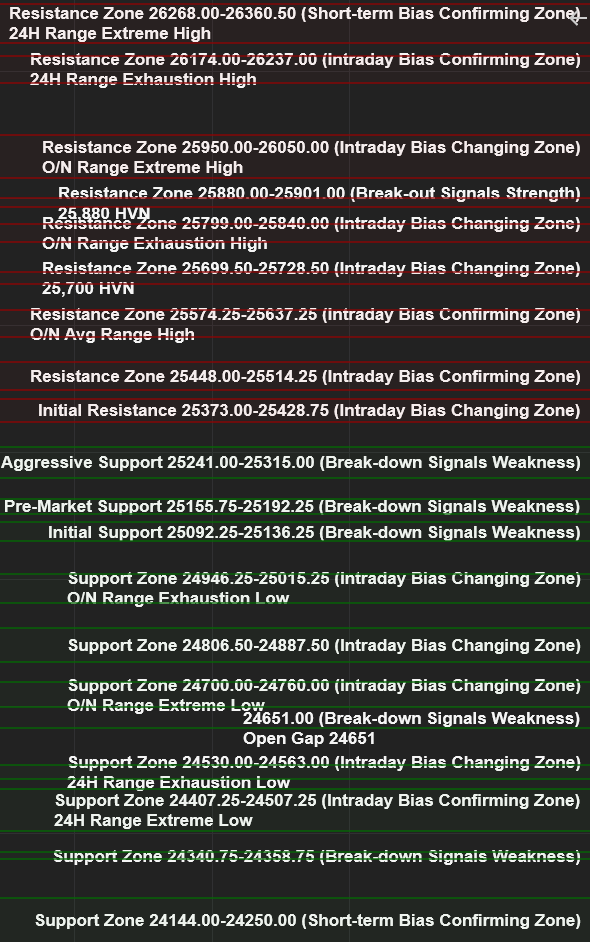
#> input picture 2026-02-10_08-53-49-0000.png, 590 x 942 px
$ python extract_zones.py 2026-02-10_08-53-49-0000.png
#> lines starting #> are read from the running program, lines starting #| are printed output that depends on the picture; after the words box and inside, x2 and y2 are one past the last pixel; in counts of white or black regions, pixels touching at a corner belong together
#!/usr/bin/env python3
"""Extract white text zone labels from a stock chart PNG image."""

import re
import sys

import cv2
import numpy as np
import pytesseract
from PIL import Image


def extract_zones(image_path: str) -> list[str]:
    """Extract white text lines from a stock chart image.

    Preprocesses the image to isolate white/near-white text, then uses
    Tesseract OCR to read the text. Works with both full chart screenshots
    and cropped text-only images.
    """
#> called with image_path = '2026-02-10_08-53-49-0000.png'
    img = cv2.imread(image_path)
#> img is the input picture: shape (942, 590, 3); mean B, G, R 56.4, 60.4, 61.6
    if img is None:
        raise FileNotFoundError(f"Could not load image: {image_path}")

    h, w = img.shape[:2]
#> h = 942; w = 590

    # Isolate white text: high brightness, low saturation
    hsv = cv2.cvtColor(img, cv2.COLOR_BGR2HSV)
#> hsv: shape (942, 590, 3); mean H, S, V 18.8, 30.8, 65.7
    val = hsv[:, :, 2]
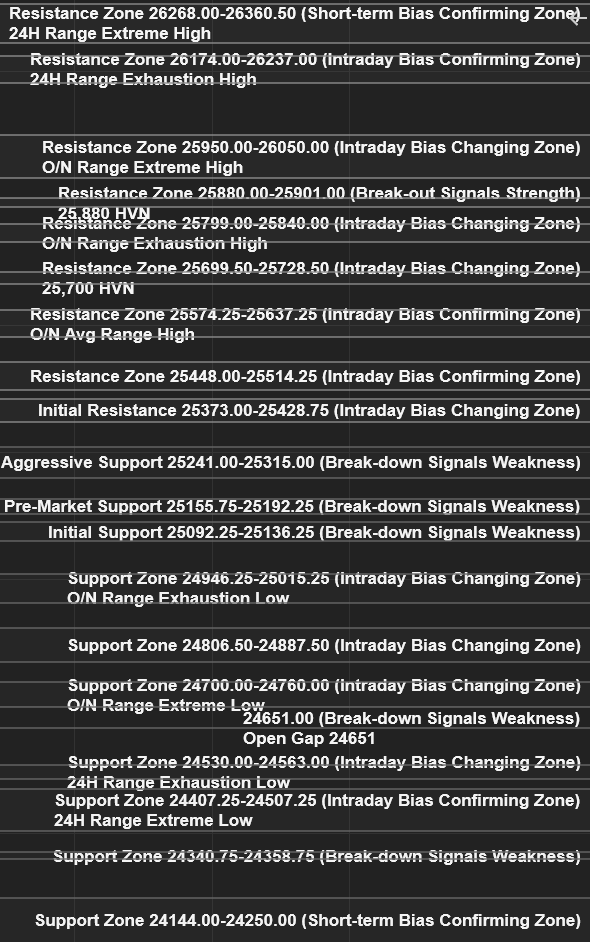
#> val: shape (942, 590); min 34, max 245, mean 65.7
    sat = hsv[:, :, 1]
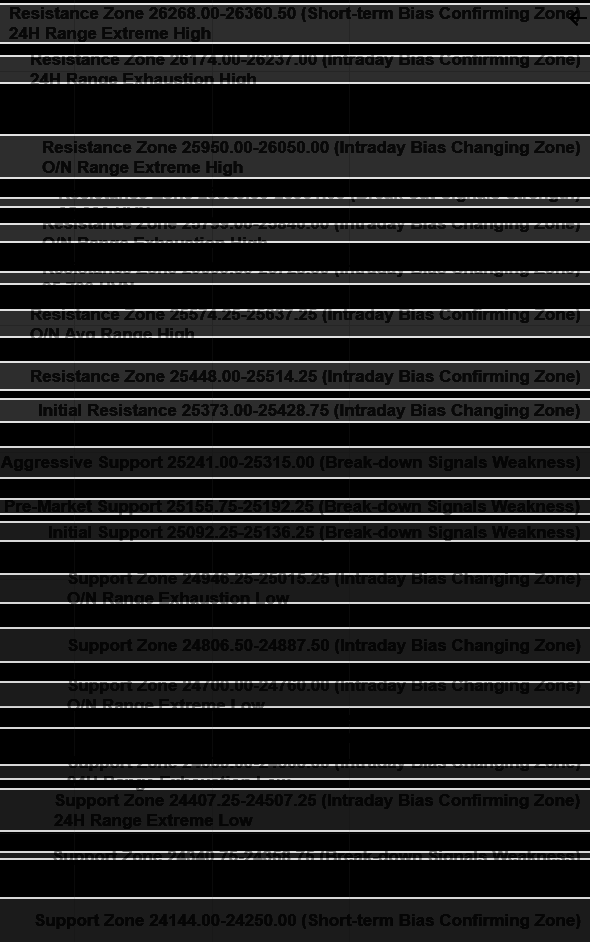
#> sat: shape (942, 590); min 0, max 225, mean 30.8

    # Use high brightness threshold for clean text extraction
    white_mask = ((val > 200) & (sat < 40)).astype(np.uint8) * 255
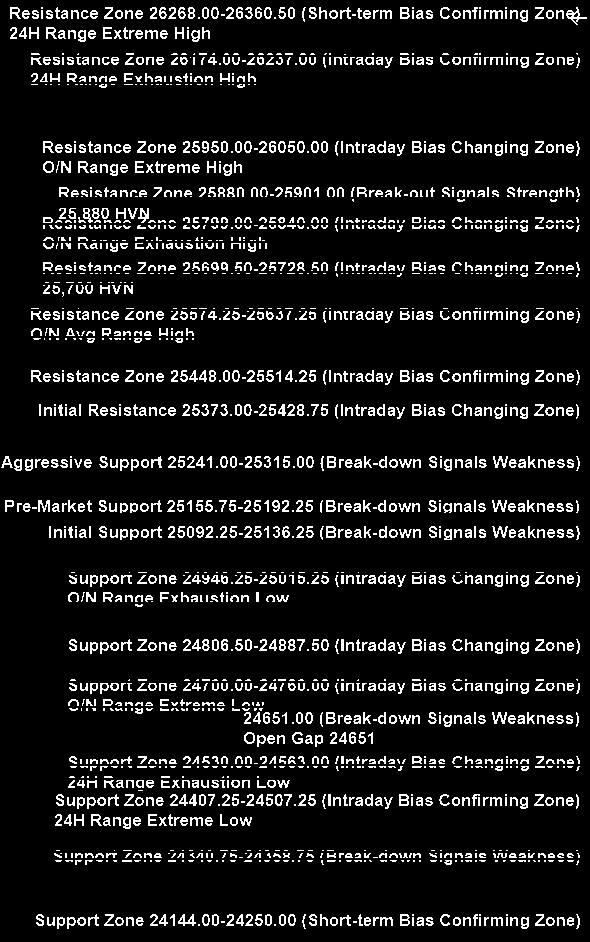
#> white_mask: shape (942, 590); 9.5% white in thin lines or dots

    # Remove horizontal grid lines
    horiz_kernel = cv2.getStructuringElement(cv2.MORPH_RECT, (60, 1))
    horiz_lines = cv2.morphologyEx(white_mask, cv2.MORPH_OPEN, horiz_kernel)
#> horiz_lines: shape (942, 590); every value is 0
    white_mask = cv2.subtract(white_mask, horiz_lines)

    # Remove vertical lines
    vert_kernel = cv2.getStructuringElement(cv2.MORPH_RECT, (1, 25))
    vert_lines = cv2.morphologyEx(white_mask, cv2.MORPH_OPEN, vert_kernel)
    white_mask = cv2.subtract(white_mask, vert_lines)

    # Adaptive crop: only crop if image is a full chart (wide aspect ratio)
    if w > 1000:
        # Full chart screenshot - crop to text region on the right
        x_start = int(w * 0.50)
        x_end = int(w * 0.96)
        y_start = int(h * 0.01)
        y_end = int(h * 0.96)
        region = white_mask[y_start:y_end, x_start:x_end]
    else:
        # Already cropped to text - use full image
        region = white_mask

    rh, rw = region.shape
#> rh = 942; rw = 590

    # Scale up for better OCR accuracy
    scale = 4
    scaled = cv2.resize(region, (rw * scale, rh * scale), interpolation=cv2.INTER_CUBIC)
    _, scaled = cv2.threshold(scaled, 127, 255, cv2.THRESH_BINARY)
#> scaled: shape (3768, 2360); 9.5% white; 1947 white regions (9 under 20 px), largest, box (x1, y1, x2, y2) and area: (2264, 28, 2348, 100) 1937, (712, 3656, 784, 3704) 1585, (1968, 2000, 2028, 2048) 1420

    # Add padding
    pad = 50
    padded = np.zeros(
        (scaled.shape[0] + 2 * pad, scaled.shape[1] + 2 * pad), dtype=np.uint8
    )
    padded[pad : pad + scaled.shape[0], pad : pad + scaled.shape[1]] = scaled
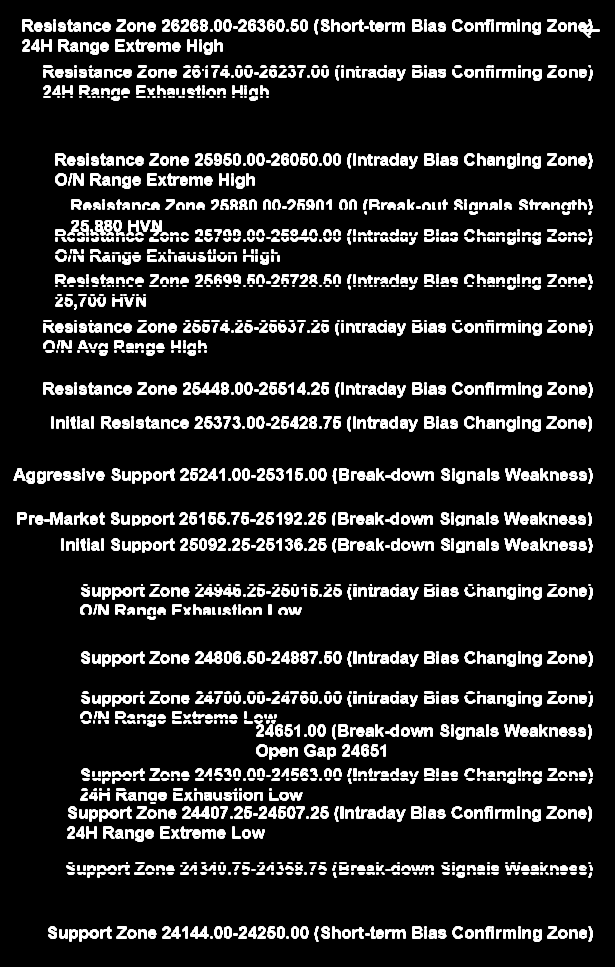
#> padded: shape (3868, 2460) (shown at 1/4 size); 8.9% white; 1947 white regions (9 under 20 px), largest, box (x1, y1, x2, y2) and area: (2314, 78, 2398, 150) 1937, (762, 3706, 834, 3754) 1585, (2018, 2050, 2078, 2098) 1420

    # Invert for Tesseract
    inverted = cv2.bitwise_not(padded)
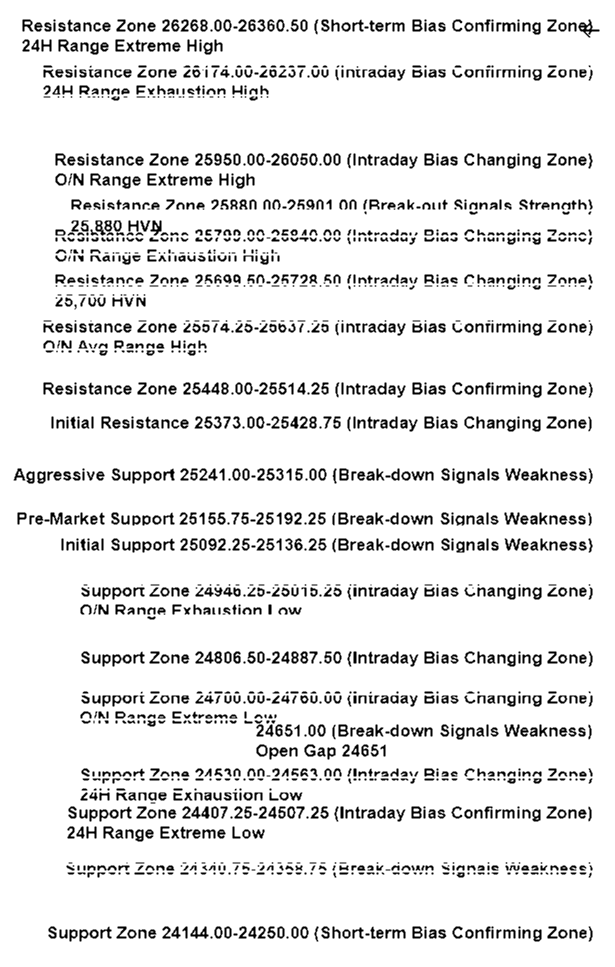
#> inverted: shape (3868, 2460) (shown at 1/4 size); 91.1% white; 1947 black regions (9 under 20 px), largest, box (x1, y1, x2, y2) and area: (2314, 78, 2398, 150) 1937, (762, 3706, 834, 3754) 1585, (2018, 2050, 2078, 2098) 1420

    # PSM 6 = uniform block of text
    config = r"--oem 3 --psm 6"
    text = pytesseract.image_to_string(Image.fromarray(inverted), config=config)

    # Process all non-empty lines through cleanup, then filter
    lines = []
    for line in text.splitlines():
        line = line.strip()
        if not line:
            continue
        # Apply cleanup first (before keyword matching)
        cleaned = _clean_line(line)
        if not cleaned:
            continue
        lower = cleaned.lower()
        if any(kw in lower for kw in [
            "zone", "range", "support", "resistance", "hvn", "gap",
            "initial", "aggressive", "pre-market",
        ]):
            lines.append(cleaned)

    return lines


# [93 lines left out: function _clean_line, not called in this run]


def main():
    if len(sys.argv) < 2:
        print("Usage: python extract_zones.py <image_path>")
        sys.exit(1)

    image_path = sys.argv[1]
    lines = extract_zones(image_path)
    for line in lines:
        print(line)


if __name__ == "__main__":
    main()
#> (the call stopped at in extract_zones, `text = pytesseract.image_to_string(Image.fromarray(inverted), config=c..`: pytesseract is not available in this run)
